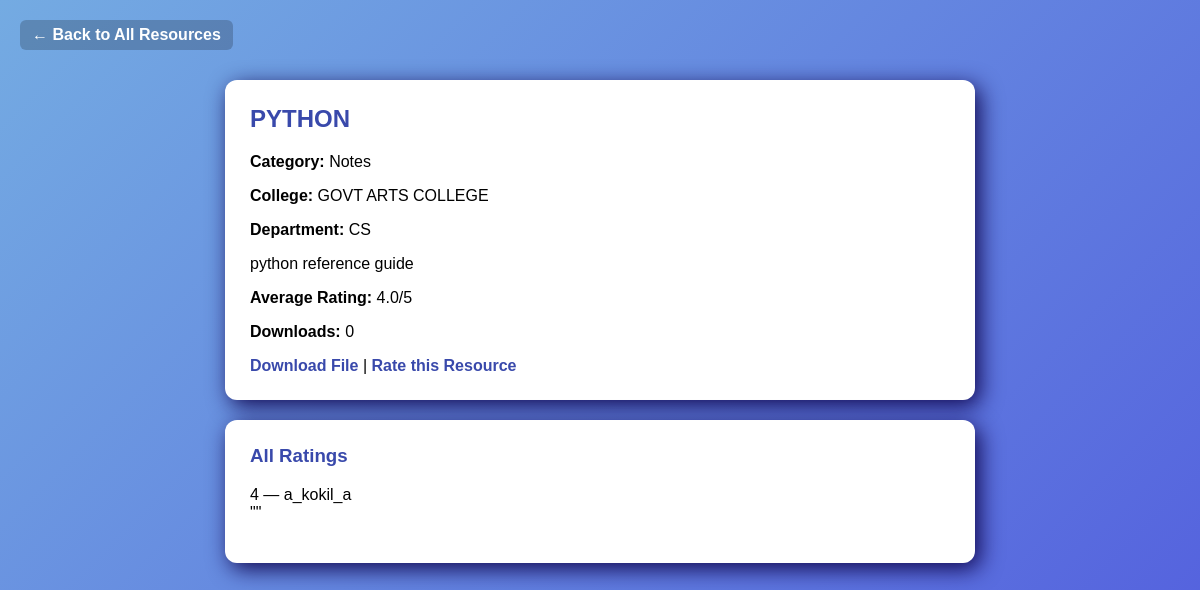
Page /resources/2/ on the committed database.
### resources/models.py (models this page shows, shortened)
class Resource(models.Model):
    title = models.CharField(max_length=255)
    description = models.TextField(blank=True)
    category = models.CharField(max_length=20, choices=CATEGORY_CHOICES)
    college = models.CharField(max_length=200)
    department = models.CharField(max_length=150)
    semester = models.IntegerField(null=True, blank=True)
    file = models.FileField(upload_to='resources/')
    uploaded_by = models.ForeignKey(settings.AUTH_USER_MODEL, on_delete=models.CASCADE)
    uploaded_at = models.DateTimeField(auto_now_add=True)
    status = models.CharField(max_length=20, choices=STATUS_CHOICES, default='pending')
    download_count = models.IntegerField(default=0)
    def average_rating(self):
        ratings = self.ratings.all()
        if not ratings:
            return 0
        return sum(r.stars for r in ratings) / ratings.count()

class Rating(models.Model):
    resource = models.ForeignKey(Resource, related_name='ratings', on_delete=models.CASCADE)
    user = models.ForeignKey(settings.AUTH_USER_MODEL, on_delete=models.CASCADE)
    stars = models.IntegerField()  # validate 1-5
    comment = models.TextField(blank=True)
    created_at = models.DateTimeField(auto_now_add=True)
    class Meta:
        unique_together = ('resource', 'user')

### resources/views.py (the view)
# urls.py: path('<int:pk>/', views.resource_detail, name='resource_detail'),
def resource_detail(request, pk):
    resource = Resource.objects.get(pk=pk)
    ratings = resource.ratings.all()
    avg = resource.average_rating()
    return render(request, 'resources/resource_detail.html', {'resource': resource, 'ratings': ratings, 'avg': avg})

### resources/templates/resources/resource_detail.html (shortened to what this page needs)
<!DOCTYPE html>
<html lang="en">
<head>
</head>
<body>
  <a href="{% url 'resource_list' %}" class="back-btn">← Back to All Resources</a>
  <div class="box">
    <h2>{{ resource.title }}</h2>
    <p><strong>Category:</strong> {{ resource.category }}</p>
    <p><strong>College:</strong> {{ resource.college }}</p>
    <p><strong>Department:</strong> {{ resource.department }}</p>
    <p>{{ resource.description }}</p>
    <p><strong>Average Rating:</strong> {{ avg|floatformat:1 }}/5 </p>
    <p><strong>Downloads:</strong> {{ resource.download_count }}</p>
    <a href="{% url 'download_resource' resource.id %}">Download File</a> |
    <a href="{% url 'rate_resource' resource.id %}">Rate this Resource</a>
  </div>
  <div class="box">
    <h3>All Ratings</h3>
    {% for r in ratings %}
    <p>
      {{ r.stars }} — {{ r.user.username }} <br>
      "{{ r.comment }}"
    </p>
    {% empty %}
    <p>No ratings yet.</p>
    {% endfor %}
  </div>
</body>
</html>

### resources/templates/resources/resource_detail.html (style rules this page uses)
body { font-family: "Poppins", sans-serif; background: linear-gradient(135deg, #74ABE2, #5563DE); margin: 0; padding: 20px; }
.box { background: #fff; max-width: 700px; width: 95%; margin: 20px auto; padding: 25px; border-radius: 12px; box-shadow: 5px 6px 22px rgb(18, 9, 84); }
h2, h3 { margin-top: 0; color: #3949AB; }
a { color: #3949AB; text-decoration: none; font-weight: 600; }
.back-btn { display: inline-block; margin-bottom: 10px; color: white; font-size: 16px; text-decoration: none; background: rgba(0, 0, 0, 0.2); padding: 6px 12px; border-radius: 6px; }

### rows in the picture
Resource: title "PYTHON", category "Notes", college "GOVT ARTS COLLEGE", department "CS", description "python reference guide", download_count "0"
Rating: stars "4", user.username "a_kokil_a"

### other values in the picture
{{ avg|floatformat:1 }} "4.0"
